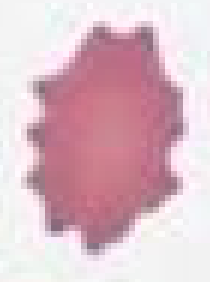
#> input picture Demo_test.png, 70 x 94 px, given in place of rbc_6.png, which was not available (shown 3 times larger)
$ python segmentation.py   (Python 2 division)
#> lines starting #> are read from the running program, lines starting #| are printed output that depends on the picture; after the words box and inside, x2 and y2 are one past the last pixel; in counts of white or black regions, pixels touching at a corner belong together; pictures that were not available may be replaced by others from this repository, and a replacement may not be noted
import code
import cv2
import numpy as np
import matplotlib
matplotlib.use('TkAgg')
import matplotlib.pyplot as plt
from PIL import Image
import os
import datetime
import random
import time
import matplotlib.patches as patches

# code.interact(local=dict(globals(), **locals()))
def segment_image(image, image_counter, directory):
    # Getting size of the image
    row_length = len(image)
    column_length = len(image[0])
    counter = 0
    boundaries = [[0,0,0,0]]
    for j in range(row_length):
        for i in range(column_length):
            if image[j][i] != 255:
                if check_within_boundary(boundaries,j,i):
                    continue
                else:
                    vertical_boundary = get_vertical_boundaries(image,j,i)
                    horizontal_boundary = get_horizontal_boundaries(image,j,i)
                    up = vertical_boundary[0]
                    left = horizontal_boundary[0]
                    right = horizontal_boundary[1]
                    down_1 = vertical_boundary[1]
                    down_2 = horizontal_boundary[2]
                    down_3 = horizontal_boundary[3]
                    lowest_pixel = [down_1, down_2,down_3]
                    down = max(lowest_pixel)
                    boundaries.append([up,down,left,right])
    image_counter = crop_cells(image, boundaries, image_counter, directory)
    draw_boundary(image, boundaries)
    return image_counter

def crop_cells(image, boundaries, image_counter, directory):
    row_length = len(image)
    column_length = len(image[0])
    for b in boundaries[1:len(boundaries)-1]:
        image_counter += 1
        # accounting for negative boundaries
        for j in range(len(b)):
            if b[j] < 0:
                b[j] = 1
        if b[3]> column_length:
            b[3] = column_length
        if b[1]> row_length:
            b[1] = row_length
        cell_pic = im[b[0]:b[1] , b[2]:b[3]]
        diff_x = b[3] - b[2]
        diff_y = b[1] - b[0]
        try:
            ratio = diff_y / float(diff_x)
        except:
            continue
        if ratio > 1.8 or ratio < 0.2:
            continue
        image_name = directory + "/image_{}.png".format(image_counter)
        try:
            pic = Image.fromarray(cell_pic)
            pic.save(image_name)
        except:
            image_counter -= 1
            continue
    return image_counter

def draw_boundary(picture, boundaries):
    for i in boundaries[1:len(boundaries)-1]:
        diff_x = i[3] - i[2]
        diff_y = i[1] - i[0]
        try:
            ratio = diff_y / float(diff_x)
        except:
            continue
        colour = random.randint(10, 170)
        cv2.rectangle(picture, (i[2], i[0]), (i[3], i[1]), (colour,0,0), 2)

    plt.imshow(picture)
    plt.show()

def check_within_boundary(boundaries, row, column):
    in_boundary = False
    for i in range(len(boundaries)):
        up = boundaries[i][0]
        down = boundaries[i][1]
        left= boundaries[i][2]
        right = boundaries[i][3]
        if (up<=row<=down) and (left<=column<=right):
            in_boundary = True
            break
    return in_boundary

def get_horizontal_boundaries(image,row, column):
    row_length = len(image)
    column_length = len(image[0])
    i_right = column
    j_right = row
    i_left = column
    j_left = row
    horizontal_boundary_right = column
    horizontal_boundary_left = column
    image_test = image
    image_test_2 = image
    flag = 0
    # getting column boundaries (right side)
    while True:
        try:
            if image[j_right][i_right + 1] != 255 and flag !=2:
                i_right += 1
                if horizontal_boundary_right < i_right:
                    horizontal_boundary_right = i_right
                flag = 1
            elif image[j_right + 1][i_right] != 255:
                j_right += 1
                flag = 0
            elif image[j_right][i_right - 1] != 255:
                i_right -= 1
                flag = 2
            else:
                break
        except:
            break

    flag = 0
    # getting column boundaries (left side)
    while True:
        try:
            if image[j_left][i_left - 1] != 255 and flag != 2:
                i_left -= 1
                if horizontal_boundary_left > i_left:
                    horizontal_boundary_left = i_left
                flag = 1
            elif image[j_left + 1][i_left] != 255:
                j_left += 1
                flag = 0
            elif image[j_left][i_left + 1] != 255:
                i_left += 1
                flag = 2
            else:
                break
        except:
            break
    # returns row = top point, j_left = lowest pt on the left,
    # j_right = lowest pt on the right
    return [horizontal_boundary_left, horizontal_boundary_right, row, j_left, j_right]

def get_vertical_boundaries(image,row, column):
    row_length = len(image)
    column_length = len(image[0])
    vertical_boundary_down = row
    vertical_boundary_up = row
    j_down = row
    i_down = column
    j_up = row
    i_up = column
    image_test_3 = image
    flag = 0
    # Getting the lower boundaries
    while True:
        try:
            if image[j_down+1][i_down] != 255:
                j_down += 1
                vertical_boundary_down = j_down
                flag = 0
            elif image[j_down+1][i_down+1] != 255:
                i_down += 1
                j_down += 1
                vertical_boundary_down = j_down
                flag = 0
            elif image[j_down+1][i_down-1] != 255:
                j_down += 1
                i_down -= 1
                vertical_boundary_down = j_down
                flag = 0
            elif image[j_down][i_down+1] != 255 and flag != 2:
                i_down +=1
                flag = 1
            elif image[j_down][i_down-1] != 255 and flag != 1:
                i_down -= 1
                flag = 2
            else:
                break
        except:
            break

        # [15 lines of commented-out code are left out]

    return [vertical_boundary_up, vertical_boundary_down]

image_counter = 1
currentDT = datetime.datetime.now()
time_stamp = str(currentDT).replace(':', '_').replace('.', '_')
directory = "Segmented_images/" + time_stamp
os.makedirs(directory)
# for k in range(1,2):
# image_name = 'sample_pics/normal_cells/rbc_{}.png'.format(k)
image_name = 'sample_pics/normal_cells/rbc_6.png'
print image_name
im = cv2.imread(image_name)
#> im is the input picture: shape (94, 70, 3); mean B, G, R 198.5, 188.6, 219.9
im_gray = cv2.imread(image_name, cv2.IMREAD_GRAYSCALE)
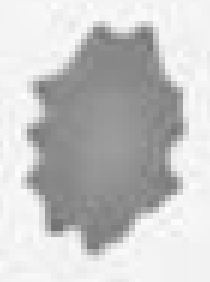
#> im_gray: shape (94, 70) (shown 3 times larger); min 115, max 252, mean 198.6
# code.interact(local=dict(globals(), **locals()))
(thresh, im_bw) = cv2.threshold(im_gray, 127, 255, cv2.THRESH_BINARY | cv2.THRESH_OTSU)
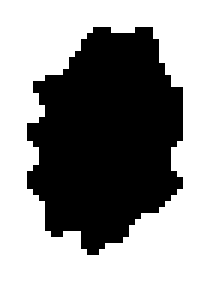
#> im_bw: shape (94, 70) (shown 3 times larger); 56.7% white; 1 black region, box (x1, y1, x2, y2) and area: (9, 9, 61, 85) 2852
#> thresh = 192
image_counter = segment_image(im_bw, image_counter, directory)
#> in segment_image, `row_length = len(image)`: row_length = 94
#> in segment_image, `column_length = len(image[0])`: column_length = 70
#> the loop in segment_image, `for j in range(row_length):` made 94 passes

$ run again, on demo_cell.png
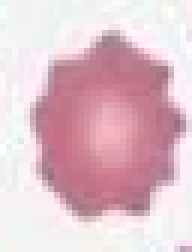
#> input picture demo_cell.png, 64 x 84 px, given in place of rbc_6.png, which was not available (shown 3 times larger)
#> im is the input picture: shape (84, 64, 3); mean B, G, R 202.7, 193.1, 224.5
#> `(thresh, im_bw) = cv2.threshold(im_gray, 127, 255, cv2.THRESH_BINARY |..`:
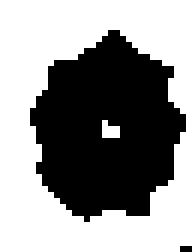
#> im_bw: shape (84, 64) (shown 3 times larger); 57.4% white; 2 black regions (1 under 20 px), largest, box (x1, y1, x2, y2) and area: (10, 10, 62, 74) 2280
#> thresh = 196
#> in segment_image, `row_length = len(image)`: row_length = 84
#> in segment_image, `column_length = len(image[0])`: column_length = 64
#> the loop in segment_image, `for j in range(row_length):` made 84 passes
#> the loop in crop_cells, `for b in boundaries[1:len(boundaries)-1]:` made 1 pass
#> the loop in draw_boundary, `for i in boundaries[1:len(boundaries)-1]:` made 1 pass
#> after the loop in draw_boundary, `for i in boundaries[1:len(boundaries)-1]:`:
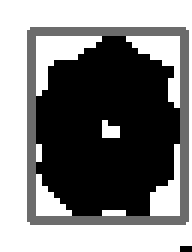
#> picture: shape (84, 64) (shown 3 times larger); min 0, max 255, mean 129.6
